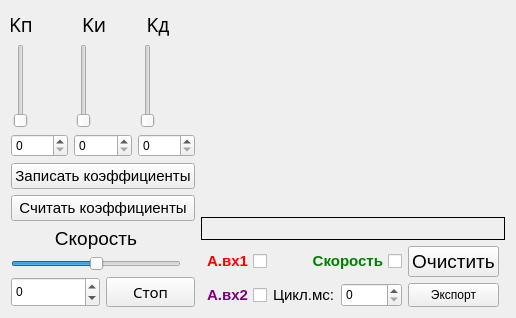
        <widget class="QWidget" name="tab_7">
         <attribute name="title">
          <string>ПИД Регулятор</string>
         </attribute>
         <layout class="QGridLayout" name="gridLayout_13">
          <item row="0" column="0">
           <layout class="QVBoxLayout" name="verticalLayout_7">
            <item>
             <layout class="QHBoxLayout" name="horizontalLayout_8">
              <item>
               <layout class="QVBoxLayout" name="verticalLayout_8">
                <item>
                 <widget class="QLabel" name="Kp_label">
                  <property name="maximumSize">
                   <size>
                    <width>20</width>
                    <height>200</height>
                   </size>
                  </property>
                  <property name="font">
                   <font>
                    <family>Footlight MT Light</family>
                    <pointsize>14</pointsize>
                    <weight>50</weight>
                    <italic>false</italic>
                    <bold>false</bold>
                    <underline>false</underline>
                    <strikeout>false</strikeout>
                    <kerning>true</kerning>
                   </font>
                  </property>
                  <property name="text">
                   <string>Kп</string>
                  </property>
                  <property name="alignment">
                   <set>Qt::AlignCenter</set>
                  </property>
                 </widget>
                </item>
                <item>
                 <widget class="QSlider" name="Kp">
                  <property name="maximumSize">
                   <size>
                    <width>20</width>
                    <height>16777215</height>
                   </size>
                  </property>
                  <property name="maximum">
                   <number>1000</number>
                  </property>
                  <property name="value">
                   <number>0</number>
                  </property>
                  <property name="orientation">
                   <enum>Qt::Vertical</enum>
                  </property>
                 </widget>
                </item>
                <item>
                 <widget class="QSpinBox" name="Kp_spinBox">
                  <property name="maximumSize">
                   <size>
                    <width>70</width>
                    <height>70</height>
                   </size>
                  </property>
                  <property name="maximum">
                   <number>1000</number>
                  </property>
                  <property name="value">
                   <number>0</number>
                  </property>
                 </widget>
                </item>
               </layout>
              </item>
              <item>
               <layout class="QVBoxLayout" name="verticalLayout_9">
                <item>
                 <widget class="QLabel" name="Ki_label">
                  <property name="maximumSize">
                   <size>
                    <width>40</width>
                    <height>40</height>
                   </size>
                  </property>
                  <property name="font">
                   <font>
                    <family>Footlight MT Light</family>
                    <pointsize>14</pointsize>
                   </font>
                  </property>
                  <property name="text">
                   <string>Kи</string>
                  </property>
                  <property name="alignment">
                   <set>Qt::AlignCenter</set>
                  </property>
                 </widget>
                </item>
                <item>
                 <widget class="QSlider" name="Ki">
                  <property name="maximumSize">
                   <size>
                    <width>20</width>
                    <height>16777215</height>
                   </size>
                  </property>
                  <property name="maximum">
                   <number>1000</number>
                  </property>
                  <property name="value">
                   <number>0</number>
                  </property>
                  <property name="orientation">
                   <enum>Qt::Vertical</enum>
                  </property>
                 </widget>
                </item>
                <item>
                 <widget class="QSpinBox" name="Ki_spinBox">
                  <property name="maximumSize">
                   <size>
                    <width>70</width>
                    <height>70</height>
                   </size>
                  </property>
                  <property name="maximum">
                   <number>1000</number>
                  </property>
                  <property name="value">
                   <number>0</number>
                  </property>
                 </widget>
                </item>
               </layout>
              </item>
              <item>
               <layout class="QVBoxLayout" name="verticalLayout_10">
                <item>
                 <widget class="QLabel" name="Kd_label">
                  <property name="maximumSize">
                   <size>
                    <width>40</width>
                    <height>40</height>
                   </size>
                  </property>
                  <property name="font">
                   <font>
                    <family>Footlight MT Light</family>
                    <pointsize>14</pointsize>
                   </font>
                  </property>
                  <property name="text">
                   <string>Kд</string>
                  </property>
                  <property name="alignment">
                   <set>Qt::AlignCenter</set>
                  </property>
                 </widget>
                </item>
                <item>
                 <widget class="QSlider" name="Kd">
                  <property name="maximumSize">
                   <size>
                    <width>20</width>
                    <height>16777215</height>
                   </size>
                  </property>
                  <property name="maximum">
                   <number>1000</number>
                  </property>
                  <property name="orientation">
                   <enum>Qt::Vertical</enum>
                  </property>
                 </widget>
                </item>
                <item>
                 <widget class="QSpinBox" name="Kd_spinBox">
                  <property name="maximumSize">
                   <size>
                    <width>70</width>
                    <height>70</height>
                   </size>
                  </property>
                  <property name="maximum">
                   <number>1000</number>
                  </property>
                 </widget>
                </item>
               </layout>
              </item>
             </layout>
            </item>
            <item>
             <widget class="QPushButton" name="write_pid">
              <property name="font">
               <font>
                <pointsize>11</pointsize>
               </font>
              </property>
              <property name="text">
               <string>Записать коэффициенты</string>
              </property>
             </widget>
            </item>
            <item>
             <widget class="QPushButton" name="read_pid">
              <property name="font">
               <font>
                <pointsize>11</pointsize>
               </font>
              </property>
              <property name="text">
               <string>Считать коэффициенты</string>
              </property>
             </widget>
            </item>
            <item>
             <layout class="QVBoxLayout" name="verticalLayout_11">
              <item>
               <widget class="QLabel" name="speed_label">
                <property name="maximumSize">
                 <size>
                  <width>170</width>
                  <height>70</height>
                 </size>
                </property>
                <property name="font">
                 <font>
                  <pointsize>14</pointsize>
                 </font>
                </property>
                <property name="text">
                 <string>Скорость</string>
                </property>
                <property name="alignment">
                 <set>Qt::AlignCenter</set>
                </property>
               </widget>
              </item>
              <item>
               <widget class="QSlider" name="speed_horizontalSlider">
                <property name="sizePolicy">
                 <sizepolicy hsizetype="Minimum" vsizetype="Fixed">
                  <horstretch>0</horstretch>
                  <verstretch>0</verstretch>
                 </sizepolicy>
                </property>
                <property name="maximumSize">
                 <size>
                  <width>170</width>
                  <height>70</height>
                 </size>
                </property>
                <property name="minimum">
                 <number>-1000</number>
                </property>
                <property name="maximum">
                 <number>1000</number>
                </property>
                <property name="orientation">
                 <enum>Qt::Horizontal</enum>
                </property>
               </widget>
              </item>
              <item>
               <layout class="QHBoxLayout" name="horizontalLayout_9">
                <item>
                 <widget class="QSpinBox" name="speed_spinBox">
                  <property name="maximumSize">
                   <size>
                    <width>100</width>
                    <height>70</height>
                   </size>
                  </property>
                  <property name="minimum">
                   <number>-1000</number>
                  </property>
                  <property name="maximum">
                   <number>1000</number>
                  </property>
                 </widget>
                </item>
                <item>
                 <widget class="QPushButton" name="stop_button">
                  <property name="maximumSize">
                   <size>
                    <width>100</width>
                    <height>70</height>
                   </size>
                  </property>
                  <property name="font">
                   <font>
                    <family>Forte</family>
                    <pointsize>11</pointsize>
                   </font>
                  </property>
                  <property name="layoutDirection">
                   <enum>Qt::LeftToRight</enum>
                  </property>
                  <property name="text">
                   <string>Стоп</string>
                  </property>
                 </widget>
                </item>
               </layout>
              </item>
             </layout>
            </item>
           </layout>
          </item>
          <item row="0" column="1">
           <layout class="QVBoxLayout" name="verticalLayout_12">
            <item>
             <widget class="QCustomPlot" name="plot" native="true"/>
            </item>
            <item>
             <layout class="QGridLayout" name="gridLayout_14">
              <item row="1" column="3">
               <widget class="QPushButton" name="btn_clear">
                <property name="maximumSize">
                 <size>
                  <width>120</width>
                  <height>70</height>
                 </size>
                </property>
                <property name="font">
                 <font>
                  <pointsize>14</pointsize>
                 </font>
                </property>
                <property name="text">
                 <string>Очистить</string>
                </property>
               </widget>
              </item>
              <item row="4" column="2">
               <layout class="QHBoxLayout" name="horizontalLayout_10">
                <item>
                 <widget class="QLabel" name="label_4">
                  <property name="maximumSize">
                   <size>
                    <width>100</width>
                    <height>16777215</height>
                   </size>
                  </property>
                  <property name="font">
                   <font>
                    <pointsize>11</pointsize>
                   </font>
                  </property>
                  <property name="text">
                   <string>Цикл.мс:</string>
                  </property>
                 </widget>
                </item>
                <item>
                 <widget class="QSpinBox" name="spinBox_period">
                  <property name="maximumSize">
                   <size>
                    <width>100</width>
                    <height>70</height>
                   </size>
                  </property>
                  <property name="layoutDirection">
                   <enum>Qt::LeftToRight</enum>
                  </property>
                  <property name="maximum">
                   <number>10000</number>
                  </property>
                 </widget>
                </item>
               </layout>
              </item>
              <item row="1" column="2">
               <widget class="QCheckBox" name="speed_checkBox">
                <property name="font">
                 <font>
                  <pointsize>11</pointsize>
                  <weight>75</weight>
                  <bold>true</bold>
                 </font>
                </property>
                <property name="layoutDirection">
                 <enum>Qt::RightToLeft</enum>
                </property>
                <property name="styleSheet">
                 <string notr="true">color:green
</string>
                </property>
                <property name="text">
                 <string>Скорость</string>
                </property>
               </widget>
              </item>
              <item row="0" column="1" colspan="4">
               <widget class="QLabel" name="tracer_value">
                <property name="maximumSize">
                 <size>
                  <width>16777215</width>
                  <height>30</height>
                 </size>
                </property>
                <property name="font">
                 <font>
                  <pointsize>11</pointsize>
                 </font>
                </property>
                <property name="frameShape">
                 <enum>QFrame::Box</enum>
                </property>
                <property name="text">
                 <string/>
                </property>
               </widget>
              </item>
              <item row="1" column="1">
               <widget class="QCheckBox" name="A_vx_1_checkBox">
                <property name="font">
                 <font>
                  <pointsize>11</pointsize>
                  <weight>75</weight>
                  <bold>true</bold>
                 </font>
                </property>
                <property name="layoutDirection">
                 <enum>Qt::RightToLeft</enum>
                </property>
                <property name="styleSheet">
                 <string notr="true">color:red</string>
                </property>
                <property name="text">
                 <string>А.вх1</string>
                </property>
               </widget>
              </item>
              <item row="4" column="1">
               <widget class="QCheckBox" name="A_vx_2_checkBox">
                <property name="font">
                 <font>
                  <pointsize>11</pointsize>
                  <weight>75</weight>
                  <bold>true</bold>
                 </font>
                </property>
                <property name="layoutDirection">
                 <enum>Qt::RightToLeft</enum>
                </property>
                <property name="styleSheet">
                 <string notr="true">color:purple</string>
                </property>
                <property name="text">
                 <string>А.вх2</string>
                </property>
               </widget>
              </item>
              <item row="4" column="3">
               <widget class="QPushButton" name="export_button">
                <property name="maximumSize">
                 <size>
                  <width>120</width>
                  <height>70</height>
                 </size>
                </property>
                <property name="text">
                 <string>Экспорт</string>
                </property>
               </widget>
              </item>
             </layout>
            </item>
           </layout>
          </item>
         </layout>
        </widget>
